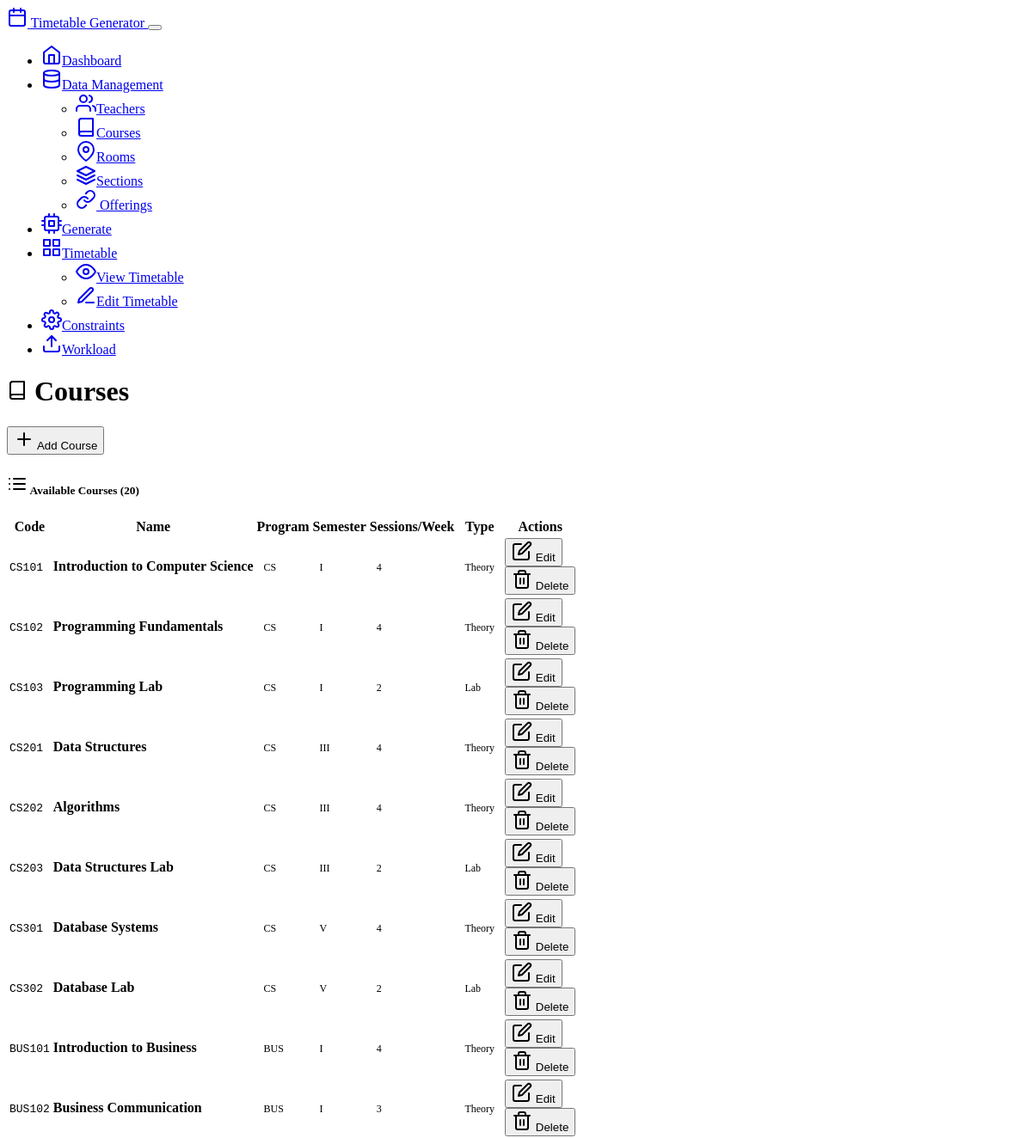
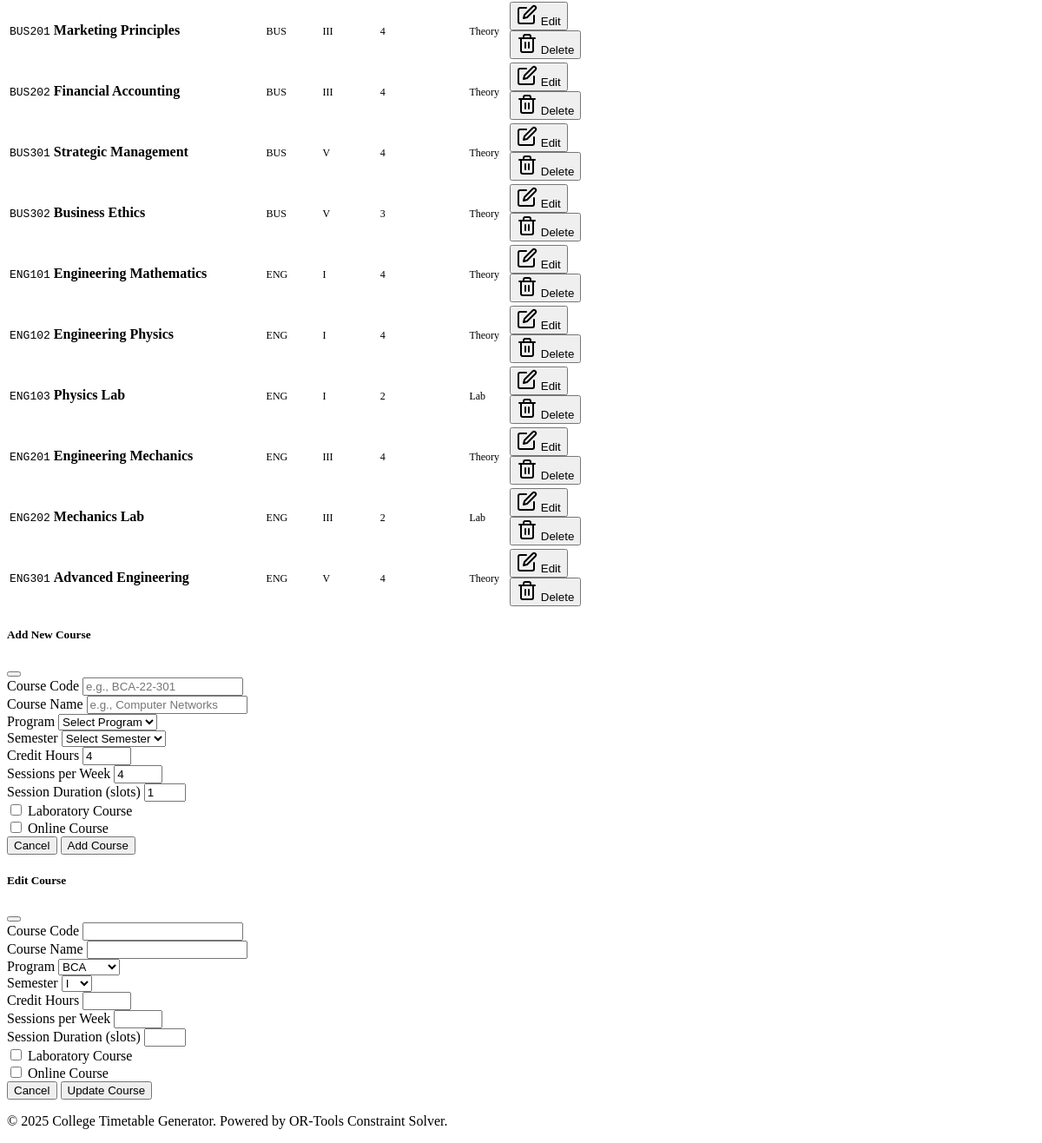
Screenshot of /courses with the database file from the repository (2 pictures, top to bottom).
### models.py (models this page shows, shortened)
class Course(db.Model):
    __tablename__ = 'courses'
    id = db.Column(db.Integer, primary_key=True)
    code = db.Column(db.String(20), nullable=False, unique=True)  # e.g., BCOM-22-301
    name = db.Column(db.String(200), nullable=False)  # e.g., Company Law
    credit_hours = db.Column(db.Integer, default=4)
    sessions_per_week = db.Column(db.Integer, default=4)  # Number of sessions needed per week
    session_duration = db.Column(db.Integer, default=1)  # Duration in time slots (1 for theory, 2+ for labs)
    is_lab = db.Column(db.Boolean, default=False)
    is_online = db.Column(db.Boolean, default=False)
    program = db.Column(db.String(20), nullable=False)  # BCOM, BCA, MCA, MBA, BAHMC
    semester = db.Column(db.String(10), nullable=False)  # I, III, V
    is_active = db.Column(db.Boolean, default=True)
    offerings = relationship("Offering", back_populates="course")

### routes.py (the view)
@app.route('/courses')
def courses():
    courses_list = Course.query.filter_by(is_active=True).all()
    return render_template('courses.html', courses=courses_list)

### templates/courses.html (shortened to what this page needs)
{% extends "base.html" %}
{% block content %}
<div class="row">
    <div class="col-12">
        <div class="d-flex justify-content-between align-items-center mb-4">
            <h1 class="display-4">
                <i data-feather="book" class="me-3"></i>
                Courses
            </h1>
            <button class="btn btn-primary" data-bs-toggle="modal" data-bs-target="#addCourseModal">
                <i data-feather="plus" class="me-2"></i>
                Add Course
            </button>
        </div>
    </div>
</div>
<div class="row">
    <div class="col-12">
        <div class="card">
            <div class="card-header">
                <h5 class="card-title mb-0">
                    <i data-feather="list" class="me-2"></i>
                    Available Courses ({{ courses|length }})
                </h5>
            </div>
            <div class="card-body">
                {% if courses %}
                    <div class="table-responsive">
                        <table class="table table-striped">
                            <thead>
                                <tr>
                                    <th>Code</th>
                                    <th>Name</th>
                                    <th>Program</th>
                                    <th>Semester</th>
                                    <th>Sessions/Week</th>
                                    <th>Type</th>
                                    <th>Actions</th>
                                </tr>
                            </thead>
                            <tbody>
                                {% for course in courses %}
                                <tr>
                                    <td>
                                        <code>{{ course.code }}</code>
                                    </td>
                                    <td>
                                        <strong>{{ course.name }}</strong>
                                    </td>
                                    <td>
                                        <span class="badge bg-primary">{{ course.program }}</span>
                                    </td>
                                    <td>
                                        <span class="badge bg-info">{{ course.semester }}</span>
                                    </td>
                                    <td>
                                        <span class="badge bg-secondary">{{ course.sessions_per_week }}</span>
                                    </td>
                                    <td>
                                        {% if course.is_online %}
                                            <span class="badge bg-success">Online</span>
                                        {% elif course.is_lab %}
                                            <span class="badge bg-warning">Lab</span>
                                        {% else %}
                                            <span class="badge bg-secondary">Theory</span>
                                        {% endif %}
                                    </td>
                                    <td>
                                        <button class="btn btn-sm btn-outline-primary" onclick="editCourse({{ course.id }}, '{{ course.code }}', '{{ course.name }}', '{{ course.program }}', '{{ course.semester }}', {{ course.credit_hours }}, {{ course.sessions_per_week }}, {{ course.session_duration }}, {{ course.is_lab|lower }}, {{ course.is_online|lower }})">
                                            <i data-feather="edit" class="me-1"></i>
                                            Edit
                                        </button>
                                        <form method="POST" action="{{ url_for('delete_course', course_id=course.id) }}" class="d-inline" onsubmit="return confirm('Are you sure you want to delete this course?')">
                                            <button type="submit" class="btn btn-sm btn-outline-danger">
                                                <i data-feather="trash-2" class="me-1"></i>
                                                Delete
                                            </button>
                                        </form>
                                    </td>
                                </tr>
                                {% endfor %}
                            </tbody>
                        </table>
                    </div>
                {% endif %}
            </div>
        </div>
    </div>
</div>
<div class="modal fade" id="addCourseModal" tabindex="-1">
    <div class="modal-dialog modal-lg">
        <div class="modal-content">
            <div class="modal-header">
                <h5 class="modal-title">Add New Course</h5>
                <button type="button" class="btn-close" data-bs-dismiss="modal"></button>
            </div>
            <form method="POST" action="{{ url_for('add_course') }}">
                <div class="modal-body">
                    <div class="row">
                        <div class="col-md-6">
                            <div class="mb-3">
                                <label for="code" class="form-label">Course Code</label>
                                <input type="text" class="form-control" id="code" name="code" placeholder="e.g., BCA-22-301" required>
                            </div>
                        </div>
                        <div class="col-md-6">
                            <div class="mb-3">
                                <label for="name" class="form-label">Course Name</label>
                                <input type="text" class="form-control" id="name" name="name" placeholder="e.g., Computer Networks" required>
                            </div>
                        </div>
                    </div>
                    <div class="row">
                        <div class="col-md-6">
                            <div class="mb-3">
                                <label for="program" class="form-label">Program</label>
                                <select class="form-select" id="program" name="program" required>
                                    <option value="">Select Program</option>
                                </select>
                            </div>
                        </div>
                        <div class="col-md-6">
                            <div class="mb-3">
                                <label for="semester" class="form-label">Semester</label>
                                <select class="form-select" id="semester" name="semester" required>
                                    <option value="">Select Semester</option>
                                </select>
                            </div>
                        </div>
                    </div>
                    <div class="row">
                        <div class="col-md-4">
                            <div class="mb-3">
                                <label for="credit_hours" class="form-label">Credit Hours</label>
                                <input type="number" class="form-control" id="credit_hours" name="credit_hours" value="4" min="1" max="10">
                            </div>
                        </div>
                        <div class="col-md-4">
                            <div class="mb-3">
                                <label for="sessions_per_week" class="form-label">Sessions per Week</label>
                                <input type="number" class="form-control" id="sessions_per_week" name="sessions_per_week" value="4" min="1" max="10">
                            </div>
                        </div>
                        <div class="col-md-4">
                            <div class="mb-3">
                                <label for="session_duration" class="form-label">Session Duration (slots)</label>
                                <input type="number" class="form-control" id="session_duration" name="session_duration" value="1" min="1" max="4">
                            </div>
                        </div>
                    </div>
                    <div class="row">
                        <div class="col-md-6">
                            <div class="form-check mb-3">
                                <input class="form-check-input" type="checkbox" id="is_lab" name="is_lab">
                                <label class="form-check-label" for="is_lab">
                                    Laboratory Course
                                </label>
                            </div>
                        </div>
                        <div class="col-md-6">
                            <div class="form-check mb-3">
                                <input class="form-check-input" type="checkbox" id="is_online" name="is_online">
                                <label class="form-check-label" for="is_online">
                                    Online Course
                                </label>
                            </div>
                        </div>
                    </div>
                </div>
                <div class="modal-footer">
                    <button type="button" class="btn btn-secondary" data-bs-dismiss="modal">Cancel</button>
                    <button type="submit" class="btn btn-primary">Add Course</button>
                </div>
            </form>
        </div>
    </div>
</div>
<div class="modal fade" id="editCourseModal" tabindex="-1">
    <div class="modal-dialog modal-lg">
        <div class="modal-content">
            <div class="modal-header">
                <h5 class="modal-title">Edit Course</h5>
                <button type="button" class="btn-close" data-bs-dismiss="modal"></button>
            </div>
            <form method="POST" id="editCourseForm">
                <div class="modal-body">
                    <div class="row">
                        <div class="col-md-6">
                            <div class="mb-3">
                                <label for="edit_code" class="form-label">Course Code</label>
                                <input type="text" class="form-control" id="edit_code" name="code" required>
                            </div>
                        </div>
                        <div class="col-md-6">
                            <div class="mb-3">
                                <label for="edit_name" class="form-label">Course Name</label>
                                <input type="text" class="form-control" id="edit_name" name="name" required>
                            </div>
                        </div>
                    </div>
                    <div class="row">
                        <div class="col-md-6">
                            <div class="mb-3">
                                <label for="edit_program" class="form-label">Program</label>
                                <select class="form-select" id="edit_program" name="program" required>
                                    <option value="BCA">BCA</option>
                                </select>
                            </div>
                        </div>
                        <div class="col-md-6">
                            <div class="mb-3">
                                <label for="edit_semester" class="form-label">Semester</label>
                                <select class="form-select" id="edit_semester" name="semester" required>
                                    <option value="I">I</option>
                                </select>
                            </div>
                        </div>
                    </div>
                    <div class="row">
                        <div class="col-md-4">
                            <div class="mb-3">
                                <label for="edit_credit_hours" class="form-label">Credit Hours</label>
                                <input type="number" class="form-control" id="edit_credit_hours" name="credit_hours" min="1" max="10">
                            </div>
                        </div>
                        <div class="col-md-4">
                            <div class="mb-3">
                                <label for="edit_sessions_per_week" class="form-label">Sessions per Week</label>
                                <input type="number" class="form-control" id="edit_sessions_per_week" name="sessions_per_week" min="1" max="10">
                            </div>
                        </div>
                        <div class="col-md-4">
                            <div class="mb-3">
                                <label for="edit_session_duration" class="form-label">Session Duration (slots)</label>
                                <input type="number" class="form-control" id="edit_session_duration" name="session_duration" min="1" max="4">
                            </div>
                        </div>
                    </div>
                    <div class="row">
                        <div class="col-md-6">
                            <div class="form-check mb-3">
                                <input class="form-check-input" type="checkbox" id="edit_is_lab" name="is_lab">
                                <label class="form-check-label" for="edit_is_lab">
                                    Laboratory Course
                                </label>
                            </div>
                        </div>
                        <div class="col-md-6">
                            <div class="form-check mb-3">
                                <input class="form-check-input" type="checkbox" id="edit_is_online" name="is_online">
                                <label class="form-check-label" for="edit_is_online">
                                    Online Course
                                </label>
                            </div>
                        </div>
                    </div>
                </div>
                <div class="modal-footer">
                    <button type="button" class="btn btn-secondary" data-bs-dismiss="modal">Cancel</button>
                    <button type="submit" class="btn btn-primary">Update Course</button>
                </div>
            </form>
        </div>
    </div>
</div>
{% endblock %}

### static/css/style.css (style rules this page uses)
.modal-body { max-height: 70vh; overflow-y: auto; }
.table-responsive { border-radius: 0.375rem; }
.card-header { border-bottom: 2px solid var(--bs-border-color); }
.card-header .card-title { font-weight: 600; }
.badge { font-size: 0.75rem; padding: 0.375rem 0.5rem; }
.card { animation: fadeIn 0.3s ease-out; }

### rows the page displays
Course: code "CS101", name "Introduction to Computer Science", program "CS", semester "I", sessions_per_week "4", is_online "Theory"
Course: code "CS102", name "Programming Fundamentals", program "CS", semester "I", sessions_per_week "4", is_online "Theory"
Course: code "CS103", name "Programming Lab", program "CS", semester "I", sessions_per_week "2", is_online "Lab"
Course: code "CS201", name "Data Structures", program "CS", semester "III", sessions_per_week "4", is_online "Theory"
Course: code "CS202", name "Algorithms", program "CS", semester "III", sessions_per_week "4", is_online "Theory"
Course: code "CS203", name "Data Structures Lab", program "CS", semester "III", sessions_per_week "2", is_online "Lab"
Course: code "CS301", name "Database Systems", program "CS", semester "V", sessions_per_week "4", is_online "Theory"
Course: code "CS302", name "Database Lab", program "CS", semester "V", sessions_per_week "2", is_online "Lab"
Course: code "BUS101", name "Introduction to Business", program "BUS", semester "I", sessions_per_week "4", is_online "Theory"
Course: code "BUS102", name "Business Communication", program "BUS", semester "I", sessions_per_week "3", is_online "Theory"
Course: code "BUS201", name "Marketing Principles", program "BUS", semester "III", sessions_per_week "4", is_online "Theory"
Course: code "BUS202", name "Financial Accounting", program "BUS", semester "III", sessions_per_week "4", is_online "Theory"
Course: code "BUS301", name "Strategic Management", program "BUS", semester "V", sessions_per_week "4", is_online "Theory"
Course: code "BUS302", name "Business Ethics", program "BUS", semester "V", sessions_per_week "3", is_online "Theory"
Course: code "ENG101", name "Engineering Mathematics", program "ENG", semester "I", sessions_per_week "4", is_online "Theory"
Course: code "ENG102", name "Engineering Physics", program "ENG", semester "I", sessions_per_week "4", is_online "Theory"
Course: code "ENG103", name "Physics Lab", program "ENG", semester "I", sessions_per_week "2", is_online "Lab"
Course: code "ENG201", name "Engineering Mechanics", program "ENG", semester "III", sessions_per_week "4", is_online "Theory"
Course: code "ENG202", name "Mechanics Lab", program "ENG", semester "III", sessions_per_week "2", is_online "Lab"
Course: code "ENG301", name "Advanced Engineering", program "ENG", semester "V", sessions_per_week "4", is_online "Theory"

### other values shown
{{ courses|length }} "20"
